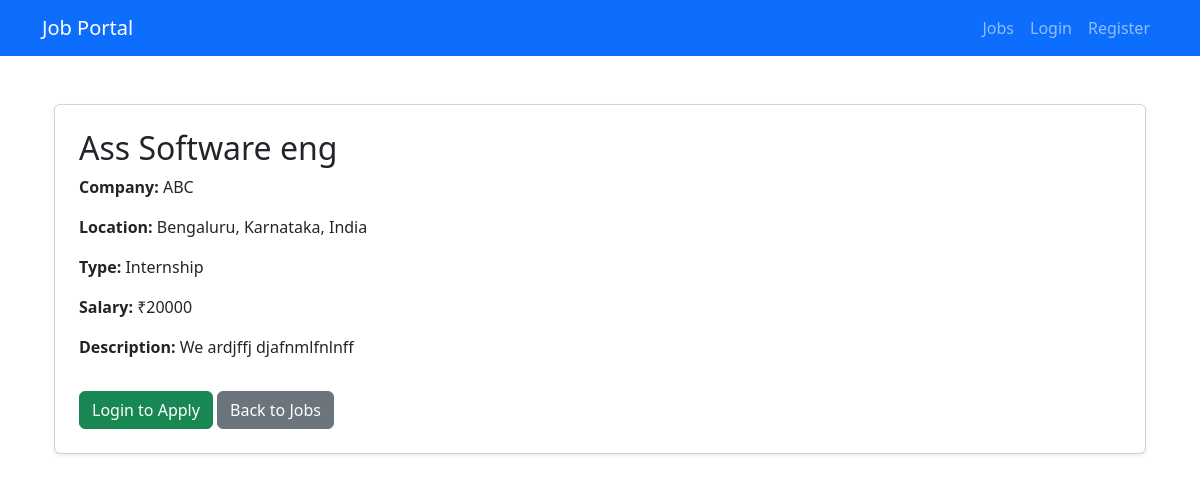
The app's page /job/1/ with its own data.
### jobs/models.py (models this page shows, shortened)
class Job(models.Model):
    JOB_TYPE_CHOICES = (
        ('full-time', 'Full Time'),
        ('part-time', 'Part Time'),
        ('internship', 'Internship'),
        ('remote', 'Remote'),
    )
    title = models.CharField(max_length=255)
    company = models.CharField(max_length=255)
    description = models.TextField()
    salary = models.IntegerField()
    location = models.CharField(max_length=255)
    job_type = models.CharField(max_length=50, choices=JOB_TYPE_CHOICES)

### jobs/views.py (the view)
# urls.py: path("job/<int:job_id>/", job_detail, name="job_detail"),
def job_detail(request, job_id):
    job = get_object_or_404(Job, id=job_id)
    is_saved = False
    if request.user.is_authenticated:
        is_saved = SavedJob.objects.filter(user=request.user, job=job).exists()
    context = {
        'job': job,
        'is_saved': is_saved,
    }
    return render(request, 'jobs/job_detail.html', context)

### jobs/templates/jobs/job_detail.html
{% extends "base.html" %}
{% block content %}
<div class="container mt-5">
    <div class="card shadow-sm p-4">
        <h2 class="card-title">{{ job.title }}</h2>
        <p><strong>Company:</strong> {{ job.company }}</p>
        <p><strong>Location:</strong> {{ job.location }}</p>
        <p><strong>Type:</strong> {{ job.get_job_type_display }}</p>
        <p><strong>Salary:</strong> ₹{{ job.salary }}</p>
        <p><strong>Description:</strong> {{ job.description }}</p>
        <div class="mt-3">
            {% if user.is_authenticated %}
                <a href="{% url 'apply_job' job.id %}" class="btn btn-success">Apply Now</a>
                {% if is_saved %}
                    <a href="{% url 'save_job' job.id %}" class="btn btn-warning">Unsave Job</a>
                {% else %}
                    <a href="{% url 'save_job' job.id %}" class="btn btn-outline-warning">Save Job</a>
                {% endif %}
            {% else %}
                <a href="{% url 'login' %}" class="btn btn-success">Login to Apply</a>
            {% endif %}
            <a href="{% url 'job_list' %}" class="btn btn-secondary">Back to Jobs</a>
        </div>
    </div>
</div>
{% endblock %}

### records on screen
Job: title "Ass Software eng", company "ABC", location "Bengaluru, Karnataka, India", job_type "Internship", salary "20000", description "We ardjffj djafnmlfnlnff"
